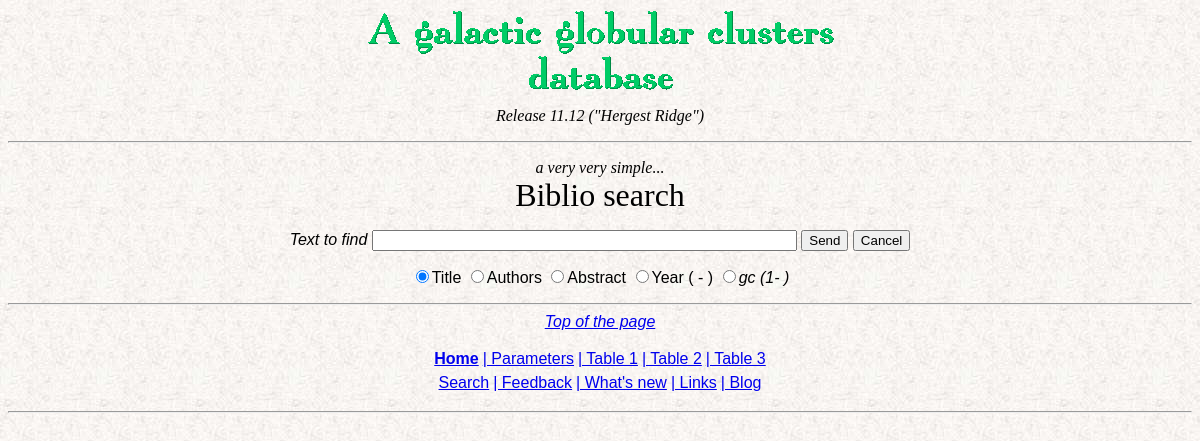
The app's page /bibliosearch.php, older data.
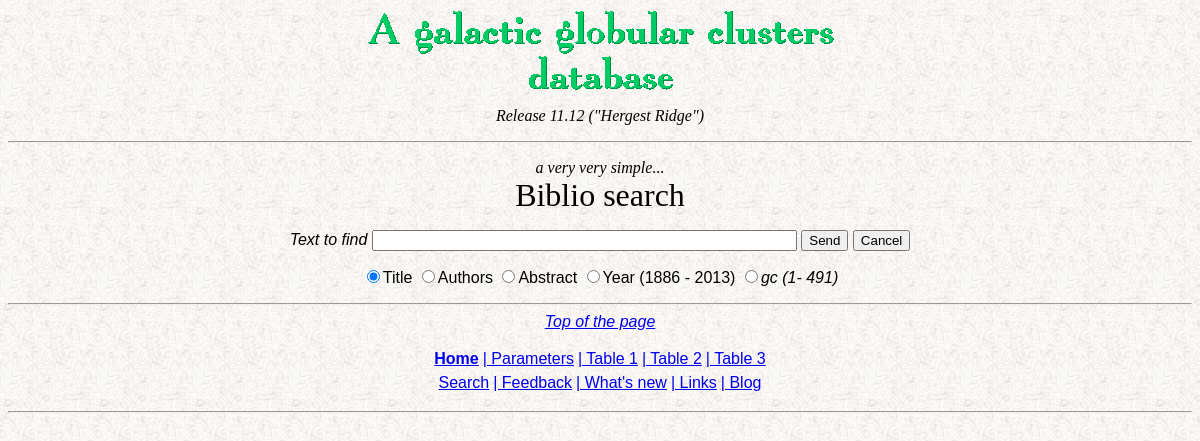
The same page, newer data.
### tables this page shows
CREATE TABLE `biblioclusters` (
  `authors` tinytext NOT NULL,
  `title` tinytext NOT NULL,
  `journal` tinytext NOT NULL,
  `adslink` tinytext,
  `ID` int(4) NOT NULL DEFAULT '0',
  `mdate` timestamp NOT NULL DEFAULT '0000-00-00 00:00:00',
  `annoarti` smallint(4) NOT NULL DEFAULT '0',
  `cmdiagrams` tinytext NOT NULL,
  `biblio_date` date NOT NULL DEFAULT '0000-00-00',
  `linkima` tinytext,
  `otherlink` mediumtext,
  `jf_link` tinytext,
  `abstract` text,
  `numvis` int(11) NOT NULL DEFAULT '0'
);

### bibliosearch.php (the view, shortened to what this page needs)
<html>
<head>
</head>
<body background="backgr2.jpg" text="#000000">
<?php
include 'inte2.php';
$myquery = "SELECT ID from biblioclusters order by ID DESC limit 1";
$numpa = mysql_query($myquery) or die("Huston, we have a problem...");
$maxyear = "SELECT MAX(annoarti) from biblioclusters";
$minyear = "SELECT MIN(annoarti) from biblioclusters";
$maxy = mysql_query($maxyear) or die("Huston, we have a problem...");
$miny = mysql_query($minyear) or die("Huston, we have a problem...");
$maxyy = mysql_fetch_row($maxy);
$minyy = mysql_fetch_row($miny);
?>
<center>
<p><i>a very very simple...</i><br>
<font size="+3">Biblio search</font>
</center>
<p>
<FORM METHOD=GET ACTION="findbiblio.php">
<FONT FACE="ARIAL, HELVETICA">
<center>
<i>Text to find</i>
<INPUT TYPE="text" NAME="mytext" SIZE="50">
<INPUT TYPE="submit" VALUE="Send">
<INPUT TYPE="reset" VALUE="Cancel">
<p>
<input type="radio" name="radios" value="ti" checked>Title
<input type="radio" name="radios" value="au">Authors
<input type="radio" name="radios" value="abs">Abstract
<input type="radio" name="radios" value="yr">Year
<?php
    echo "($minyy[0] - $maxyy[0])";
?>
<input type="radio" name="radios" value="id"><i>gc (1-
<?php
$numer = mysql_fetch_row($numpa);
echo $numer[0].')';
?>
</i>
</center>
</FORM>
</body>
</html>

Row changes from the older to the newer data that the page shows:
added biblioclusters: ID "491"
Text that changed along with them:
$minyy[0]: (not shown) → "1886"
$maxyy[0]: (not shown) → "2013"
